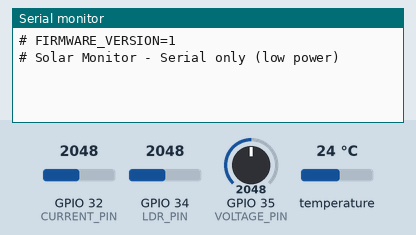
Simulated run of this sketch. Board: ESP32. Parts: the last lines printed to the serial monitor. The test bench sets the inputs (shaded band); at power-on: temperature 24 °C, GPIO 32 (CURRENT_PIN) = 2048, GPIO 34 (LDR_PIN) = 2048, GPIO 35 (VOLTAGE_PIN) = 2048.

Above: at 2.2 s.
2.3 s: temperature set to 12 °C
At 4.0 s:
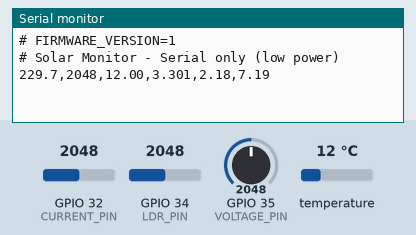
6.2 s: GPIO 32 (CURRENT_PIN) set to 2866
At 8.3 s:
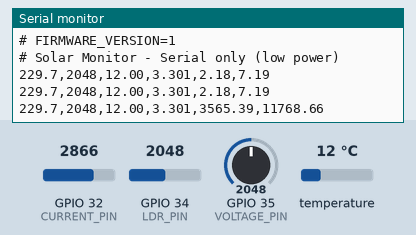
9.1 s: GPIO 34 (LDR_PIN) set to 2866
At 11.3 s:
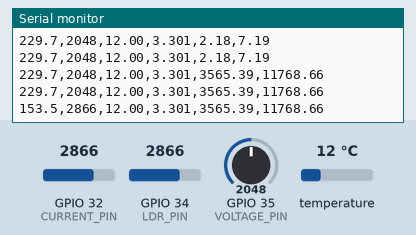
12.0 s: GPIO 35 (VOLTAGE_PIN) set to 2866
At 14.0 s:
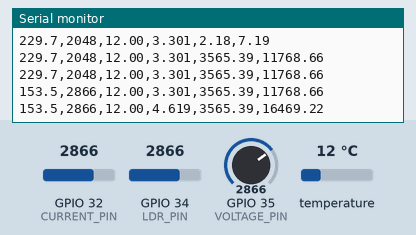
14.9 s: temperature set to 19 °C
At 14.9 s:
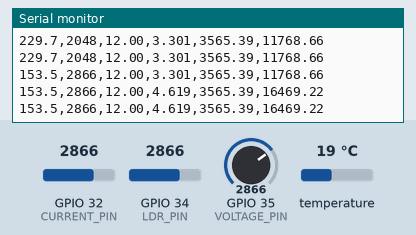
17.8 s: GPIO 32 (CURRENT_PIN) set to 3972
At 19.8 s:
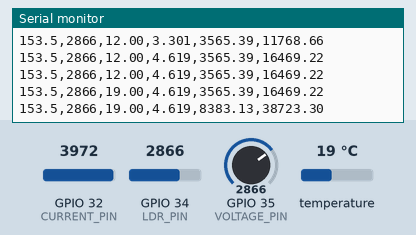
Timing chart, 0 to 21.3 s (numbered marks = the images above; inputs shaded):
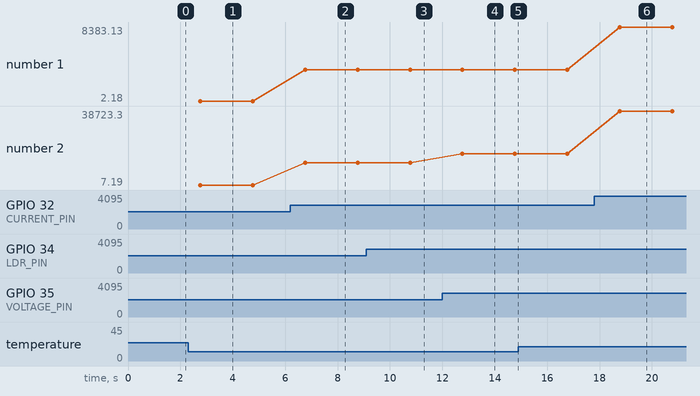

The sketch:

solar_serial_low_power.ino
```cpp
#include <OneWire.h>
#include <DallasTemperature.h>

#define ONE_WIRE_BUS 4
#define LDR_PIN 34
#define VOLTAGE_PIN 35
#define CURRENT_PIN 32

#define VOLTAGE_DIVIDER_RATIO 2.0
#define CURRENT_SENSITIVITY 0.185
#define CURRENT_ZERO_VOLTAGE 1.65
#define LDR_MAX 4095.0

// Convert LDR ADC to lux for fault detection
float ldrToLux(int ldrRaw) {
  if (ldrRaw <= 0) return 0;
  float lux = 100.0 * powf((LDR_MAX / (float)ldrRaw), 1.2);
  if (lux > 100000) lux = 100000;
  return lux;
}

OneWire oneWire(ONE_WIRE_BUS);
DallasTemperature sensors(&oneWire);

unsigned long lastVersionPrint = 0;
const unsigned long VERSION_INTERVAL = 30000;
const unsigned long SERIAL_INTERVAL = 2000;
unsigned long lastSerial = 0;

void setup() {
  Serial.begin(115200);
  delay(1000);
  sensors.begin();
  // Firmware version for backend B.3 soft-check
  Serial.println("# FIRMWARE_VERSION=1");
  Serial.println("# Solar Monitor - Serial only (low power)");
}

void loop() {
  unsigned long now = millis();

  // Periodic version broadcast for backend
  if (now - lastVersionPrint >= VERSION_INTERVAL) {
    lastVersionPrint = now;
    Serial.println("# FIRMWARE_VERSION=1");
  }

  if (now - lastSerial >= SERIAL_INTERVAL) {
    lastSerial = now;

    sensors.requestTemperatures();
    float temp_c = sensors.getTempCByIndex(0);
    if (temp_c == DEVICE_DISCONNECTED_C) {
      temp_c = NAN;
    }

    int ldrRaw = analogRead(LDR_PIN);
    float lux = ldrToLux(ldrRaw);

    // Convert ADC to actual voltage using divider ratio
    int voltRaw = analogRead(VOLTAGE_PIN);
    float voltAdc = (voltRaw / 4095.0) * 3.3;
    float voltage_v = voltAdc * VOLTAGE_DIVIDER_RATIO;

    // Convert ACS712 voltage to current
    int currRaw = analogRead(CURRENT_PIN);
    float currAdc = (currRaw / 4095.0) * 3.3;
    float current_a = (currAdc - CURRENT_ZERO_VOLTAGE) / CURRENT_SENSITIVITY;
    float current_ma = current_a * 1000.0;
    if (current_ma < 0) current_ma = 0;

    // Power for performance ratio calculation
    float power_mw = voltage_v * current_ma;

    // Serial CSV for backend serial_loop and logger
    if (isnan(temp_c)) {
      Serial.printf("%.1f,%d,nan,%.3f,%.2f,%.2f\n", lux, ldrRaw, voltage_v, current_ma, power_mw);
    } else {
      Serial.printf("%.1f,%d,%.2f,%.3f,%.2f,%.2f\n", lux, ldrRaw, temp_c, voltage_v, current_ma, power_mw);
    }
  }
}
```

Measured:
- after the input at 2.3 s, the serial monitor: prints a new line after 0.46 s (image 1)
- after the input at 6.2 s, the serial monitor: prints a new line after 0.57 s (image 2)
- after the input at 9.1 s, the serial monitor: prints a new line after 1.7 s (image 3)
- after the input at 12.0 s, the serial monitor: prints a new line after 0.77 s (image 4)
- after the input at 17.8 s, the serial monitor: prints a new line after 0.97 s (image 6)
- plotted number 1: 2.18 → 3565.39 after the input at 6.2 s, 3565.39 → 8383.13 after the input at 17.8 s
- plotted number 2: 7.19 → 11768.66 after the input at 6.2 s, 11768.66 → 16469.22 after the input at 12.0 s, 16469.22 → 38723.3 after the input at 17.8 s
